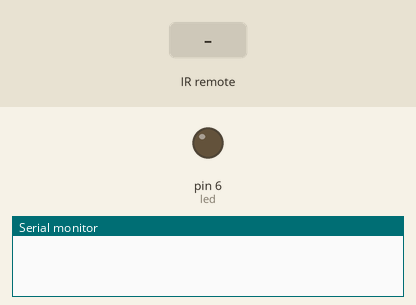
This sketch was run on a simulated Arduino Uno, built with avr-gcc and run on an emulated ATmega328P. Shown: output pins drawn as LEDs (lit = HIGH), the last lines printed to the serial monitor. Inputs (shaded band) come from the test bench.

Above: at 1.2 s.
1.3 s: infrared code 0xE916FF00 received
At 3.4 s:
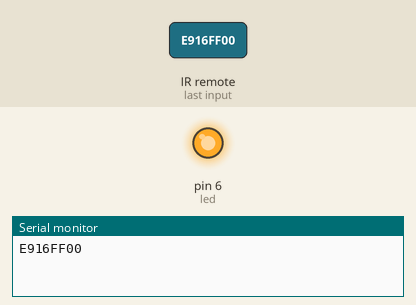
4.3 s: infrared code 0xF30CFF00 received
At 6.9 s:
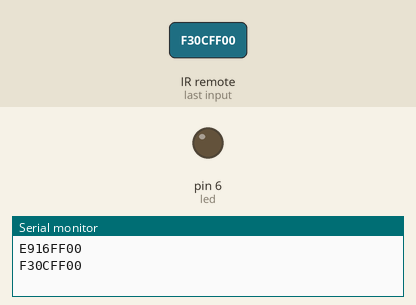
Timing chart, 0 to 8.4 s (numbered marks = the images above; inputs shaded):
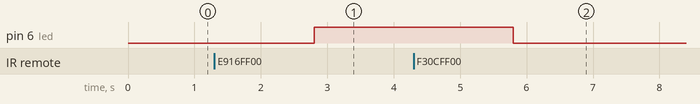

The sketch:

IR_Remote.ino
```cpp
#include <IRremote.h>
int IRpin=9;
IRrecv IR(IRpin);
decode_results result;//this is old. it has depreciated.
int long cmd;
int led=6;

void setup() {
  // put your setup code here, to run once:
  Serial.begin(9600);
  IR.enableIRIn();
  pinMode(led,OUTPUT);
}

void loop() {
  //this one works
  if (IR.decode()){
    cmd=IR.decodedIRData.decodedRawData;
    Serial.println(cmd,HEX);
    delay(1500);
    IR.resume();

    if (cmd == 0xE916FF00){
      digitalWrite(led,HIGH);
    }
    if (cmd == 0xF30CFF00){
      digitalWrite(led,LOW);
    }
  }
}
```

Measured:
- after the input at 1.3 s, pin 6 (led): LOW → HIGH after 1.5 s
- after the input at 4.3 s, pin 6 (led): HIGH → LOW after 1.5 s
